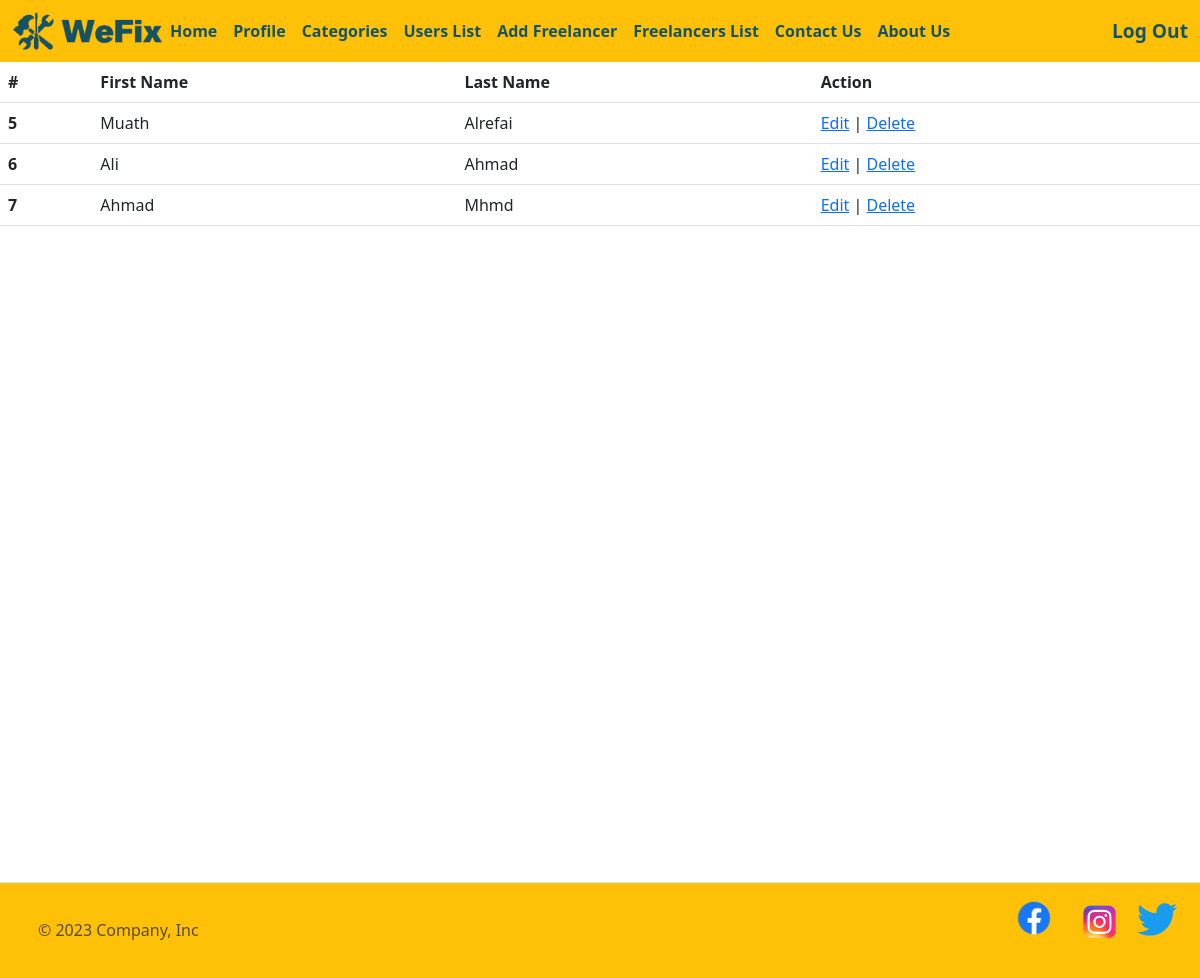
Screenshot of /userslist (signed in) with the database file from the repository.
### login_app/models.py (models this page shows)
class User(models.Model):
    first_name = models.CharField(max_length=45)
    last_name = models.CharField(max_length=45)
    email= models.CharField(max_length=45)
    password = models.CharField(max_length=45)
    phone_number = models.CharField(max_length=10)
    address = models.CharField(max_length=45 , default=None)
    created_at = models.DateTimeField(auto_now_add=True)
    updated_at = models.DateTimeField(auto_now=True)
    objects = UserManager()

### main_app/views.py (the view)
def show_all_users(request):
    if 'userid' not in request.session:
        return redirect ('/')
    if request.session['userid'] == 1:
        context = {
        "users" : models.show_all_users_models()
    }
        return render (request , "allusers.html" , context)
    else:
        return redirect ('/')

### main_app/models.py (called while the page is built)
def show_all_users_models():
    return User.objects.exclude(id = 1)

### main_app/templates/allusers.html (shortened to what this page needs)
<!doctype html>
<html lang="en">
<head>
    {%load static%}
    <link rel="stylesheet" href="{% static 'css/style.css' %}">
    <link href="https://cdn.jsdelivr.net/npm/bootstrap@5.3.0/dist/css/bootstrap.min.css" rel="stylesheet"
>
</head>
<nav class="navbar navbar-expand-lg bg-warning">
    <div class="container-fluid">
        <a href="/"><img class="logo-img" src="{% static 'img/logo.png' %}" alt="logo"></a>
        <div class="collapse navbar-collapse" id="navbarSupportedContent">
            <ul class="navbar-nav me-auto mb-2 mb-lg-0">
                <li class="nav-item">
                    <a id="nav-link" class="nav-link active" aria-current="page" href="/">Home</a>
                </li>
                <li class="nav-item">
                    <a id="nav-link" class="nav-link active" aria-current="page" href="/profile">Profile</a>
                </li>
                <li class="nav-item">
                    <a id="nav-link" class="nav-link active" aria-current="page" href="/category">Categories</a>
                </li>
                <li class="nav-item">
                    <a id="nav-link" class="nav-link active" aria-current="page" href="/userslist">Users List</a>
                </li>
                <li class="nav-item">
                    <a id="nav-link" class="nav-link active" aria-current="page" href="/registerfreelancer">Add
                        Freelancer</a>
                </li>
                <li class="nav-item">
                    <a id="nav-link" class="nav-link active" aria-current="page" href="/showfreelancer">Freelancers
                        List</a>
                </li>
                <li class="nav-item">
                    <a id="nav-link" class="nav-link active" aria-current="page" href="/contact">Contact Us</a>
                </li>
                <li class="nav-item">
                    <a id="nav-link" class="nav-link active" aria-current="page" href="/aboutUS">About Us</a>
                </li>
            </ul>
            {%if request.session.userid%}
            <a href="/logout" class="log-in">Log Out</a>
            {%else%}
            <a href="/log-in" class="log-in">Login</a>
            {%endif%}
        </div>
    </div>
</nav>
<div class="user-table">
    <table class="table">
        <thead>
            <tr>
                <th scope="col">#</th>
                <th scope="col">First Name</th>
                <th scope="col">Last Name</th>
                <th scope="col">Action</th>
            </tr>
        </thead>
        <tbody>
            {% for user in users %}
            <tr>
                <th scope="row">{{user.id}}</th>
                <td>{{user.first_name}}</td>
                <td>{{user.last_name}}</td>
                <td><a href="/userprofile/{{user.id}}">Edit</a> | <a href="/admindelete/{{user.id}}">Delete</a></td>
            </tr>
            {%endfor%}
        </tbody>
    </table>
</div>
<div class="footer bg-warning">
    <footer class="d-flex flex-wrap justify-content-between align-items-center py-3 my-0 border-top">
        <div class="col-md-4 d-flex align-items-center">
            <a href="/" class="mb-3 me-2 mb-md-0 text-body-secondary text-decoration-none lh-1">
                <svg class="bi" width="30" height="24">
                    <use xlink:href="#bootstrap" />
                </svg>
            </a>
            <span class="mb-3 mb-md-0 text-body-secondary">&copy; 2023 Company, Inc</span>
        </div>
        <ul id="social" class="nav col-md-4 justify-content-end list-unstyled d-flex">
            <li class="ms-3"><a class="text-body-secondary" href="#"><img id="facebook"
                        src="{% static 'img/Facebook-logo.png' %}" alt="facebook-icon"></a></li>
            <li class="ms-3"><a class="text-body-secondary" href="#"> <img class="social-img"
                        src="{% static 'img/Instagram.png' %}" alt="instagram-icon"></a></li>
            <li class="ms-3"><a class="text-body-secondary" href="#"><img class="social-img"
                        src="{% static 'img/twitter.png' %}" alt="facebook-icon"><svg class="bi" width="24" height="24">
                        <use xlink:href="#facebook" />
                    </svg></a></li>
        </ul>
    </footer>
</div>
</body>
</html>

### main_app/static/css/style.css (style rules this page uses)
.logo-img { width: 150px; }
.log-in { text-decoration: none; color: #155263; font-size: larger; font-weight: bold; }
#nav-link { color: #155263; font-weight: bold; }
.social-img { margin-top: 6%; margin-left: 1%; width: 40px; }
#facebook { width: 60px; }
.footer { margin-top: 20px; }
.white-space , .user_info , .user-table , .categories , .contact , .free-details , .list-cat , .footer_position { height : 100vh; }

### rows the page displays
User: id "5", first_name "Muath", last_name "Alrefai"
User: id "6", first_name "Ali", last_name "Ahmad"
User: id "7", first_name "Ahmad", last_name "Mhmd"
